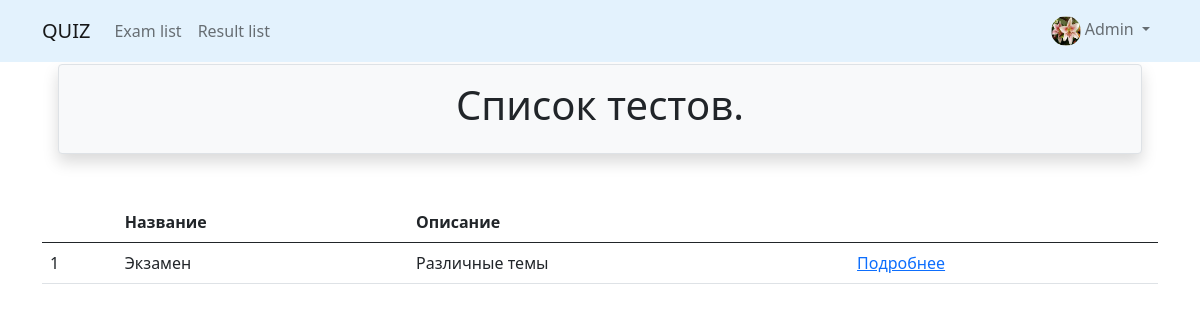
The app's page /quizzes/ (signed in), older data.
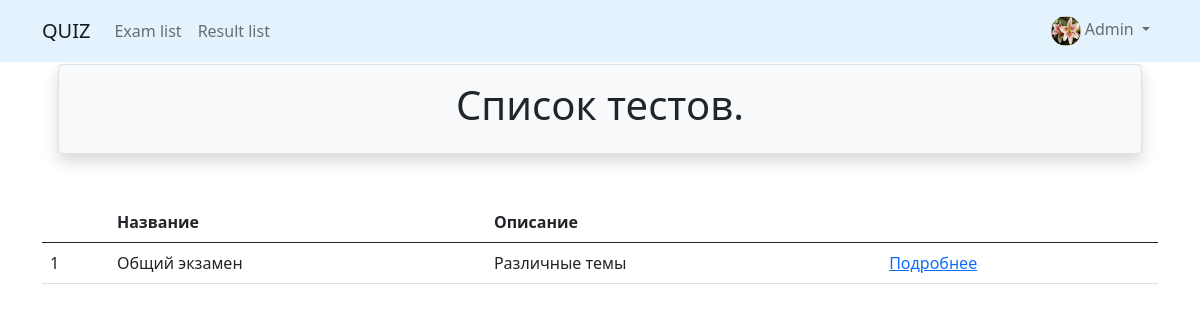
The same page, newer data.
### quiz/models.py (models this page shows, shortened)
class Exam(BaseModel):
    QUESTION_MIN_LIMIT = 3
    QUESTION_MAX_LIMIT = 20
    class LEVEL(models.IntegerChoices):
        BASIC = 0, 'Basic'
        MIDDLE = 1, 'Middle'
        ADVANCED = 2, 'Advanced'
    uuid = models.UUIDField(default=generate_uuid, db_index=True, unique=True)
    title = models.CharField(max_length=64)
    description = models.TextField(null=True, blank=True)
    level = models.PositiveSmallIntegerField(choices=LEVEL.choices, default=LEVEL.BASIC)

### quiz/views.py (the view)
# urls.py: path('', ExamListView.as_view(), name='list'),
class ExamListView(LoginRequiredMixin, ListView):
    model = Exam
    template_name = 'exams/list.html'
    context_object_name = 'exams'

### quiz/templates/exams/list.html (shortened to what this page needs)
{% extends 'base.html' %}
{% block header %}
    Список тестов.
{% endblock %}
{% block content %}
    {% if exams %}
        <table class="table table-hover">
            <thead class="thead-dark">
                <tr>
                    <th></th>
                    <th>Название</th>
                    <th>Описание</th>
                    <th></th>
                </tr>
            </thead>
            <tbody>
            {% for exam in exams %}
                <tr>
                    <td>{{ forloop.counter }}</td>
                    <td>{{ exam.title }}</td>
                    <td>{{ exam.description }}</td>
                    <td><a href="{% url 'quizzes:details' uuid=exam.uuid %}">Подробнее</a></td>
                </tr>
            {% endfor %}
            </tbody>
        </table>
        <div class="p-1 m-1">
        </div>
    {% else %}
        <p>Тестов ещё нет здесь!</p>
    {% endif %}
{% endblock %}

Row changes from the older to the newer data that the page shows:
changed Exam "Различные темы": title "Экзамен" → "Общий экзамен"
